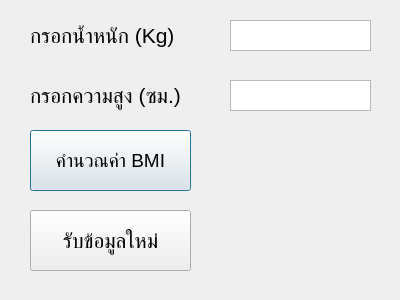
<?xml version="1.0" encoding="UTF-8"?>
<ui version="4.0">
 <class>frm_bmi</class>
 <widget class="QDialog" name="frm_bmi">
  <property name="geometry">
   <rect>
    <x>0</x>
    <y>0</y>
    <width>400</width>
    <height>300</height>
   </rect>
  </property>
  <property name="windowTitle">
   <string>โปรแกรมคำนวณค่า BMI</string>
  </property>
  <widget class="QLabel" name="lbl_weight">
   <property name="geometry">
    <rect>
     <x>30</x>
     <y>20</y>
     <width>161</width>
     <height>31</height>
    </rect>
   </property>
   <property name="font">
    <font>
     <family>MS Sans Serif</family>
     <pointsize>16</pointsize>
    </font>
   </property>
   <property name="text">
    <string>กรอกน้ำหนัก (Kg)</string>
   </property>
  </widget>
  <widget class="QLabel" name="lbl_height">
   <property name="geometry">
    <rect>
     <x>30</x>
     <y>80</y>
     <width>181</width>
     <height>31</height>
    </rect>
   </property>
   <property name="font">
    <font>
     <family>MS Sans Serif</family>
     <pointsize>16</pointsize>
    </font>
   </property>
   <property name="text">
    <string>กรอกความสูง (ซม.)</string>
   </property>
  </widget>
  <widget class="QLabel" name="lbl_bmi">
   <property name="geometry">
    <rect>
     <x>230</x>
     <y>150</y>
     <width>141</width>
     <height>31</height>
    </rect>
   </property>
   <property name="font">
    <font>
     <family>MS Sans Serif</family>
     <pointsize>16</pointsize>
    </font>
   </property>
   <property name="text">
    <string/>
   </property>
   <property name="alignment">
    <set>Qt::AlignRight|Qt::AlignTrailing|Qt::AlignVCenter</set>
   </property>
  </widget>
  <widget class="QTextEdit" name="txt_weight">
   <property name="geometry">
    <rect>
     <x>230</x>
     <y>20</y>
     <width>141</width>
     <height>31</height>
    </rect>
   </property>
   <property name="font">
    <font>
     <pointsize>12</pointsize>
    </font>
   </property>
  </widget>
  <widget class="QTextEdit" name="txt_height">
   <property name="geometry">
    <rect>
     <x>230</x>
     <y>80</y>
     <width>141</width>
     <height>31</height>
    </rect>
   </property>
   <property name="font">
    <font>
     <pointsize>12</pointsize>
    </font>
   </property>
  </widget>
  <widget class="QPushButton" name="btn_calculate">
   <property name="geometry">
    <rect>
     <x>30</x>
     <y>130</y>
     <width>161</width>
     <height>61</height>
    </rect>
   </property>
   <property name="font">
    <font>
     <family>MS Sans Serif</family>
     <pointsize>14</pointsize>
    </font>
   </property>
   <property name="text">
    <string>คำนวณค่า BMI</string>
   </property>
  </widget>
  <widget class="QPushButton" name="btn_reset">
   <property name="geometry">
    <rect>
     <x>30</x>
     <y>210</y>
     <width>161</width>
     <height>61</height>
    </rect>
   </property>
   <property name="font">
    <font>
     <family>MS Sans Serif</family>
     <pointsize>16</pointsize>
    </font>
   </property>
   <property name="text">
    <string>รับข้อมูลใหม่</string>
   </property>
  </widget>
 </widget>
 <resources/>
 <connections/>
</ui>
